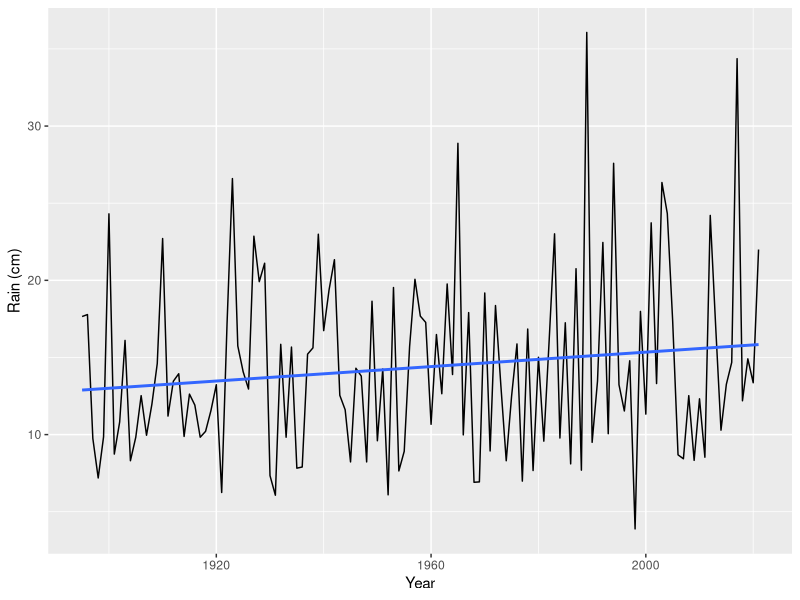
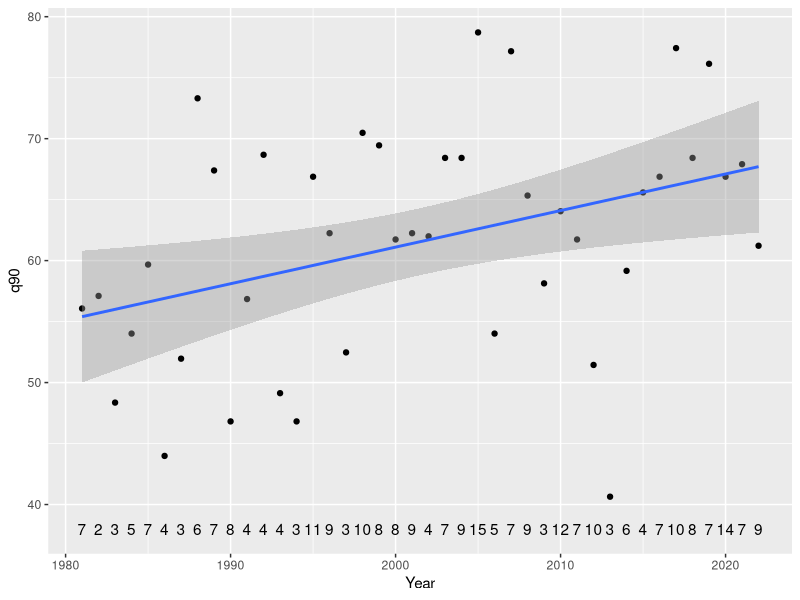
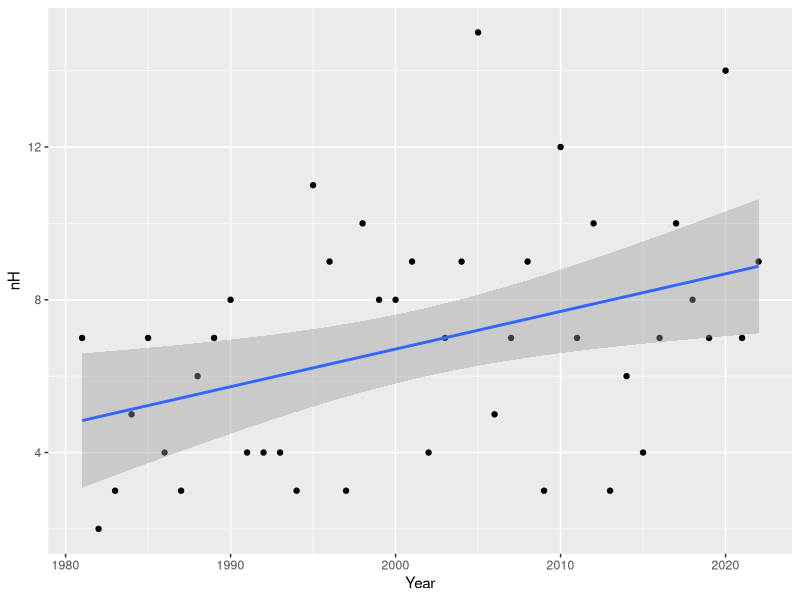
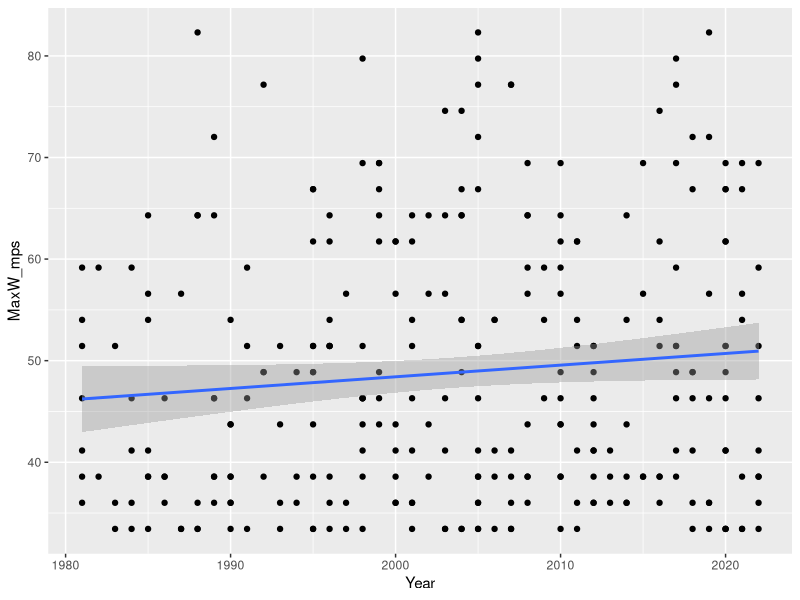
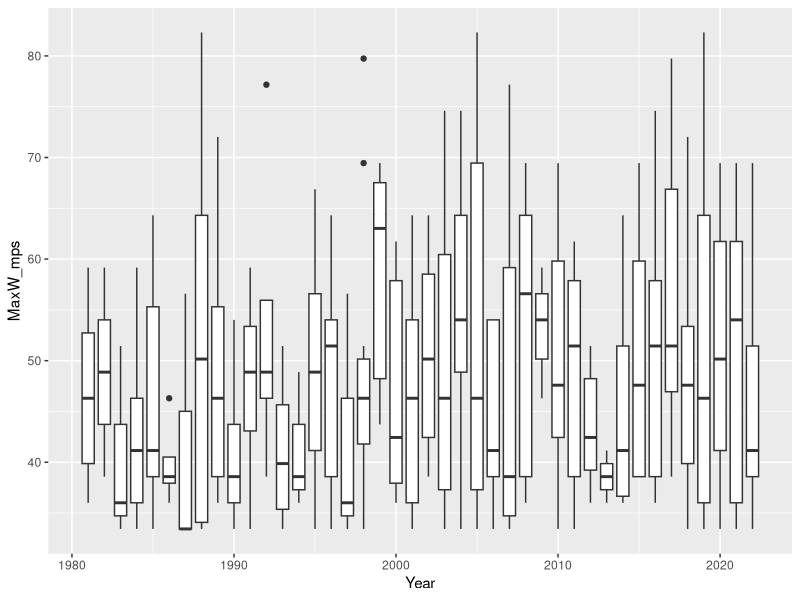
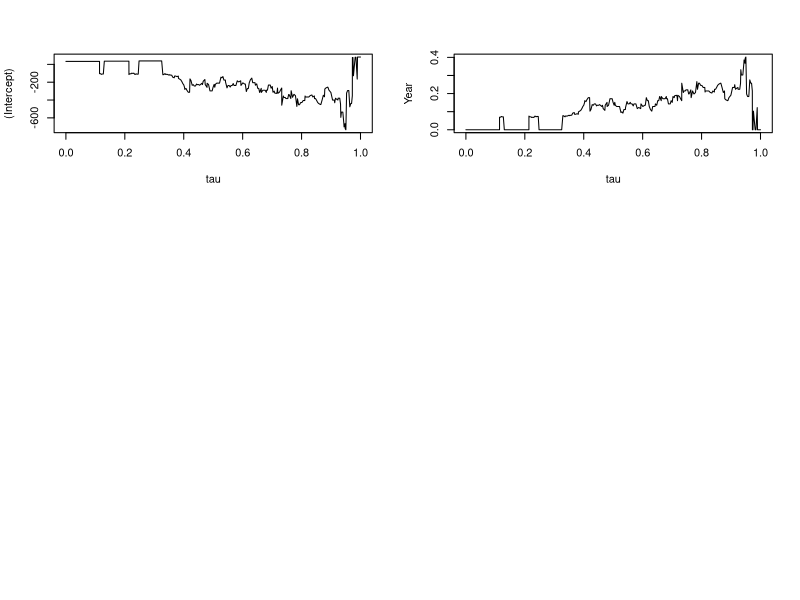

Here is the R script that generated these plots, in order:
## ---- chunk 1
#| echo: true
Rain.df <- readr::read_table(here::here("data", "NWFL_MonthlyRain.txt")) |>
  dplyr::select(Year, Rain_in = Jun) |>
  dplyr::mutate(Year, Rain_cm = Rain_in * 2.54)

library(ggplot2)

ggplot(data = Rain.df,
       mapping = aes(x = Year, y = Rain_cm)) +
  geom_line() +
  geom_smooth(method = lm, se = FALSE) +
  ylab("Rain (cm)")
## ---- chunk 2
#| echo: true

## ---- chunk 3
#| echo: true
NA.df <- readr::read_csv(file = here::here("data", "NA.csv"))

LMI.df <- NA.df |>
  dplyr::group_by(SID) |>
  dplyr::summarize(Year = dplyr::first(Season),
                   Name = dplyr::first(NAME),
                   MaxW_mps = max(W_mps, na.rm = TRUE)) |>
  dplyr::filter(MaxW_mps >= 33)
## ---- chunk 4
LMI.df |>
  dplyr::group_by(Year) |>
  dplyr::summarize(q90 = quantile(MaxW_mps, probs = .9),
                   nH = dplyr::n()) |>
  ggplot(mapping = aes(x = Year, y = q90)) +
    geom_point() +
    geom_smooth(method = lm) +
    geom_text(mapping = aes(x = Year, y = 38, label = nH))
## ---- chunk 5
LMI.df |>
  dplyr::group_by(Year) |>
  dplyr::summarize(q90 = quantile(MaxW_mps, probs = .9),
                   nH = dplyr::n()) |>
  ggplot(mapping = aes(x = Year, y = nH)) +
    geom_point() +
    geom_smooth(method = lm) 
## ---- chunk 6
#| echo: true
library(ggplot2)

ggplot(data = LMI.df,
       mapping = aes(x = Year, y = MaxW_mps)) +
  geom_point() +
  geom_smooth(method = lm)
## ---- chunk 7
#| echo: true

ggplot(data = LMI.df,
       mapping = aes(y = MaxW_mps, x = Year, group = Year)) +
  geom_boxplot()
## ---- chunk 8
#| echo: true

summary(quantreg::rq(MaxW_mps ~ Year, tau = .9, data = LMI.df))

plot(quantreg::rq(MaxW_mps ~ Year, tau = -1, data = LMI.df))
